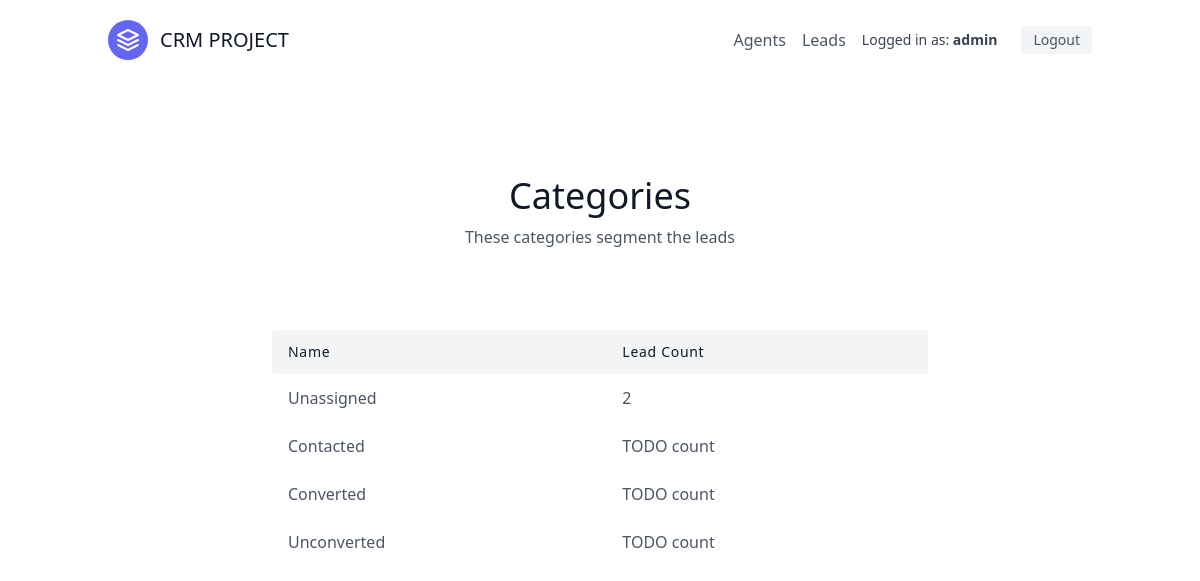
The page /leads/categories/ (signed in) on the database its author committed.
### leads/models.py (models this page shows, shortened)
class User(AbstractUser):
    is_organisor = models.BooleanField(default=True)
    is_agent = models.BooleanField(default=False)

class Category(models.Model):
    name = models.CharField(max_length=30) # New, Contacted, Converted, Unconverted
    organisation = models.ForeignKey(UserProfile, on_delete=models.CASCADE)

### leads/views.py (the view)
# urls.py: path('categories/', views.CategoryListView.as_view(), name='category-list'),
class CategoryListView(LoginRequiredMixin, ListView):
    template_name = "leads/category_list.html"
    context_object_name = "category_list"
    def get_context_data(self, **kwargs):
        context = super(CategoryListView, self).get_context_data(**kwargs)
        user = self.request.user
        if user.is_organisor:
            queryset = Lead.objects.filter(
                organisation=user.userprofile,
            )
        else:
            queryset = Lead.objects.filter(
                organisation=user.agent.organisation,
            )
        context.update({
            "unassigned_lead_count": queryset.filter(category__isnull=True).count()
        })
        return context
    def get_queryset(self):
        user = self.request.user
        if user.is_organisor:
            queryset = Category.objects.filter(
                organisation=user.userprofile,
            )
        else:
            queryset = Category.objects.filter(
                organisation=user.agent.organisation,
            )
        return queryset

### leads/templates/leads/category_list.html
{% extends "base.html" %}
{% block content %}
<section class="text-gray-600 body-font">
    <div class="container px-5 py-24 mx-auto">
      <div class="flex flex-col text-center w-full mb-20">
        <h1 class="sm:text-4xl text-3xl font-medium title-font mb-2 text-gray-900">Categories</h1>
        <p class="lg:w-2/3 mx-auto leading-relaxed text-base">
            These categories segment the leads
        </p>
      </div>
      <div class="lg:w-2/3 w-full mx-auto overflow-auto">
        <table class="table-auto w-full text-left whitespace-no-wrap">
          <thead>
            <tr>
              <th class="px-4 py-3 title-font tracking-wider font-medium text-gray-900 text-sm bg-gray-100 rounded-tl rounded-bl">Name</th>
              <th class="px-4 py-3 title-font tracking-wider font-medium text-gray-900 text-sm bg-gray-100">Lead Count</th>
            </tr>
          </thead>
          <tbody>
            <tr>
                <td class="px-4 py-3">Unassigned</td>
                <td class="px-4 py-3">{{ unassigned_lead_count }}</td>
            </tr>
            {% for category in category_list %}
                <tr>
                    <td class="px-4 py-3">
                      <a href="{% url "leads:category-detail" category.pk %}">
                        {{ category.name }}
                      </a>
                    </td>
                    <td class="px-4 py-3">
                      TODO count
                    </td>
                </tr>
            {% endfor %}
          </tbody>
        </table>
      </div>
    </div>
  </section>
{% endblock content %}

### templates/navbar.html (shortened to what this page needs)
<header x-data="{ open: false }" class="sticky top-0 z-50 bg-white text-gray-600 body-font">
  <div class="container mx-auto flex flex-wrap p-5 md:flex-row items-center">
    <div class="flex items-center justify-between w-full md:w-auto">
      <a href="{% url 'landing-page' %}" class="flex title-font font-medium items-center text-gray-900 mb-4 md:mb-0">
        <svg xmlns="http://www.w3.org/2000/svg" fill="none" stroke="currentColor" stroke-linecap="round"
             stroke-linejoin="round" stroke-width="2"
             class="w-10 h-10 text-white p-2 bg-indigo-500 rounded-full" viewBox="0 0 24 24">
          <path d="M12 2L2 7l10 5 10-5-10-5zM2 17l10 5 10-5M2 12l10 5 10-5"/>
        </svg>
        <span class="ml-3 text-xl">CRM PROJECT</span>
      </a>
    </div>
    <nav :class="{'block': open, 'hidden': !open}" class="hidden md:flex md:ml-auto w-full md:w-auto mt-4 md:mt-0 flex-col md:flex-row items-center text-base gap-4">
      {% if not request.user.is_authenticated %}
        <div class="flex flex-col md:flex-row gap-4">
          {% if request.resolver_match.url_name == 'login' %}
            <a href="{% url 'signup' %}" class="hover:text-indigo-600">Signup</a>
          {% elif request.resolver_match.url_name == 'signup' %}
            <a href="{% url 'login' %}" class="hover:text-indigo-600">Login</a>
          {% else %}
            <a href="{% url 'signup' %}" class="bg-indigo-500 text-white px-4 py-2 rounded hover:bg-indigo-600 transition">
              Sign up
            </a>
          {% endif %}
        </div>
      {% else %}
        <div class="flex flex-col md:flex-row gap-4 items-center">
          {% if request.user.is_organisor %}
            <a href="{% url 'agents:agent-list' %}"
               class="{% if request.resolver_match.url_name == 'agent-list' %}text-indigo-600 font-bold{% else %}hover:text-indigo-600{% endif %}">
              Agents
            </a>
          {% endif %}
          <a href="{% url 'leads:lead-list' %}"
             class="{% if request.resolver_match.url_name == 'lead-list' %}text-indigo-600 font-bold{% else %}hover:text-indigo-600{% endif %}">
            Leads
          </a>
          <span class="text-sm text-gray-700">
            Logged in as: <strong>{{ request.user.username }}</strong>
          </span>
          <form method="post" action="{% url 'logout' %}" class="inline">
            <button type="submit"
                    class="ml-2 bg-gray-100 hover:bg-gray-200 text-sm px-3 py-1 rounded transition">
              Logout
            </button>
          </form>
        </div>
      {% endif %}
    </nav>
  </div>
</header>

### rows shown on the page
User: user.username "admin"
Category: name "Contacted"
Category: name "Converted"
Category: name "Unconverted"

### other values the page prints
{{ unassigned_lead_count }} "2"
